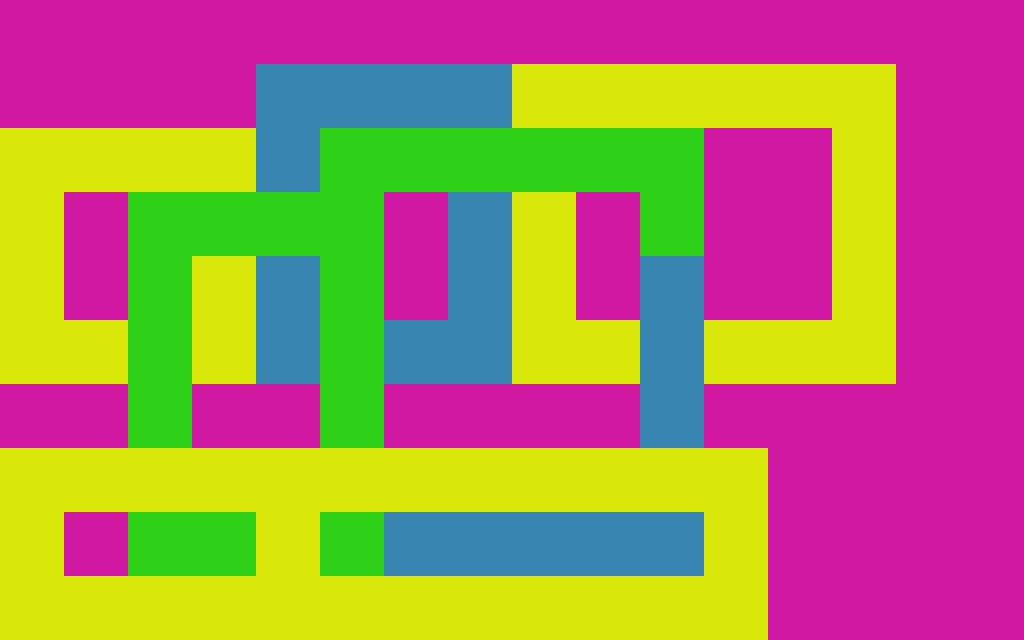

This game map was drawn from its Tiled (.tmx) file and the tilesets committed beside it. A one-line description and the trimmed map source follow:
An orthogonal 16x10 tile map with 64x64 px tiles, 4 tile layers (Tile Layer 1, Tile Layer 2, Tile Layer 3, Tile Layer 4).

<map version="1.0" orientation="orthogonal" renderorder="right-down" width="16" height="10" tilewidth="64" tileheight="64">
 <properties>
  <property name="maxMoves" value="4" />
 </properties>
 <tileset firstgid="1" name="tiles" tilewidth="64" tileheight="64">
  <image source="tiles.jpg" width="640" height="128" />
 </tileset>
 <layer name="Tile Layer 1" width="16" height="10">
  <data>[160 cells, 68 non-empty, 1 distinct tile ids]</data>
 </layer>
 <layer name="Tile Layer 2" width="16" height="10">
  <data>[160 cells, 20 non-empty, 1 distinct tile ids]</data>
 </layer>
 <layer name="Tile Layer 3" width="16" height="10">
  <data>[160 cells, 19 non-empty, 1 distinct tile ids]</data>
 </layer>
 <layer name="Tile Layer 4" width="16" height="10">
  <data>[160 cells, 53 non-empty, 1 distinct tile ids]</data>
 </layer>
</map>
